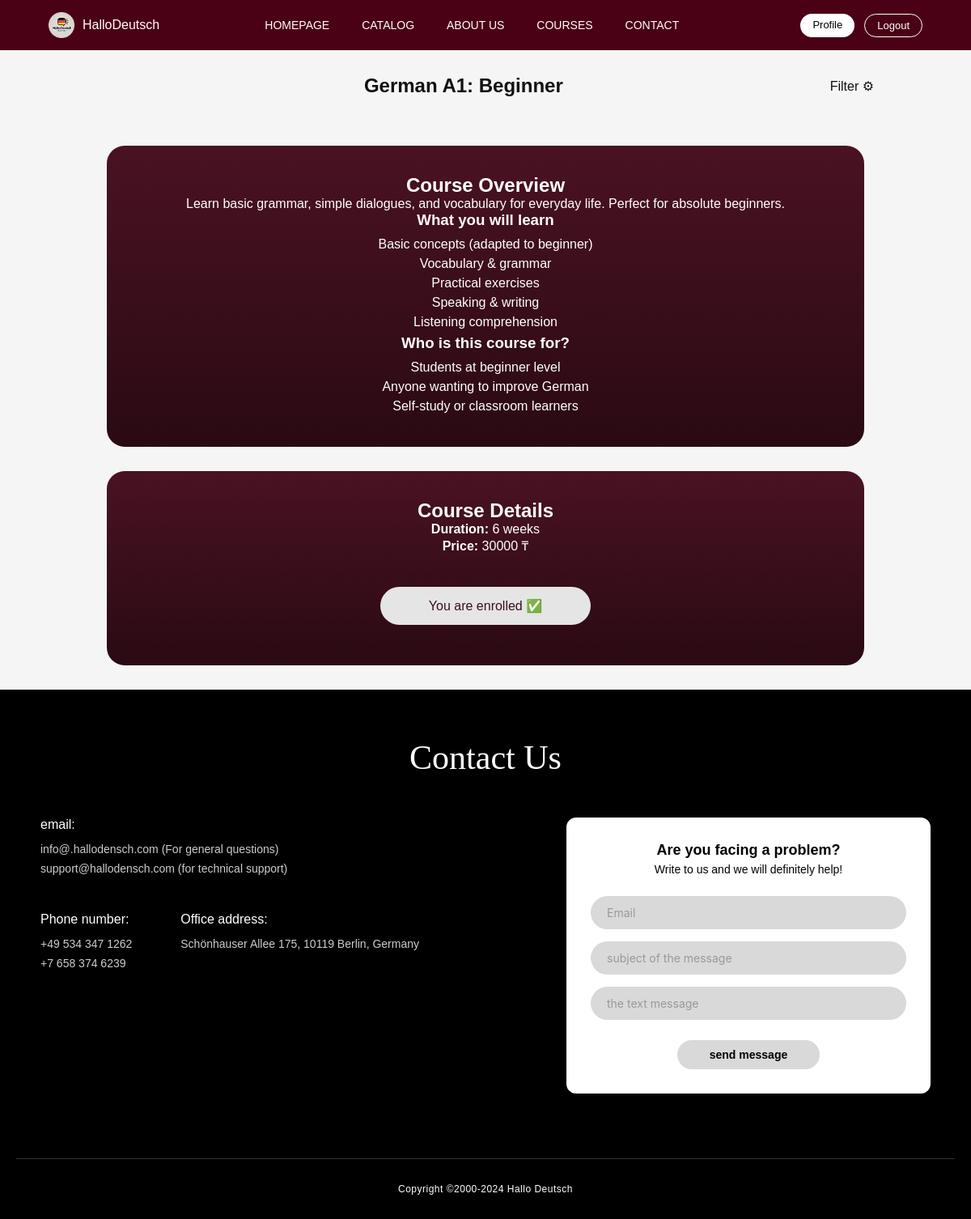
Page /course/1/ (signed in) on the committed database.
### girls/models.py (models this page shows, shortened)
class Course(models.Model):
    LEVEL_CHOICES = [
        ('beginner', 'Beginner'),
        ('elementary', 'Elementary'),
        ('intermediate', 'Intermediate'),
        ('advanced', 'Advanced'),
    ]
    title = models.CharField(max_length=200)
    slug = models.SlugField(max_length=220, unique=True)
    short_description = models.CharField(max_length=255, blank=True)
    description = models.TextField(blank=True)
    price = models.PositiveIntegerField(default=0)  # store in smallest currency unit or whole tugrik
    duration = models.CharField(max_length=100, blank=True)
    level = models.CharField(max_length=20, choices=LEVEL_CHOICES, default='beginner')
    image = models.ImageField(upload_to='courses/', blank=True, null=True)
    is_published = models.BooleanField(default=True)
    created_at = models.DateTimeField(auto_now_add=True)

### girls/views.py (the view)
# urls.py: path('course/<int:course_id>/', views.coursepage, name='coursepage'),
@login_required
def coursepage(request, course_id):
    course = get_object_or_404(Course, id=course_id, is_published=True)
    enrollment = Enrollment.objects.filter(
        user=request.user,
        course=course
    ).first()
    return render(request, 'girls/coursepage.html', {
        'course': course,
        'enrollment': enrollment
    })

### girls/templates/girls/coursepage.html (shortened to what this page needs)
{% extends 'girls/base.html' %}
{% load static %}
{% block css %}
<link rel="stylesheet" href="{% static 'girls/css/coursepage.css' %}">
{% endblock %}
{% block content %}
<section class="page-title">
  <h1>{{ course.title }}</h1>
  <span class="filter">Filter ⚙</span>
</section>
<section class="card">
  <h2>Course Overview</h2>
  <p>{{ course.description }}</p>
  <h3>What you will learn</h3>
  <ul>
    <li>Basic concepts (adapted to {{ course.level }})</li>
    <li>Vocabulary & grammar</li>
    <li>Practical exercises</li>
    <li>Speaking & writing</li>
    <li>Listening comprehension</li>
  </ul>
  <h3>Who is this course for?</h3>
  <ul>
    <li>Students at {{ course.level }} level</li>
    <li>Anyone wanting to improve German</li>
    <li>Self-study or classroom learners</li>
  </ul>
</section>
<section class="card center">
  <h2>Course Details</h2>
  <p><strong>Duration:</strong> {{ course.duration }}</p>
  <p><strong>Price:</strong> {{ course.price }} ₸</p>
  {% if enrollment %}
      <button class="join-btn enrolled" disabled>
          You are enrolled ✅
      </button>
  {% else %}
      <a href="{% url 'girls:enroll_course' course.id %}" class="join-btn">
          Join Now
      </a>
  {% endif %}
</section>
{% endblock %}

### girls/static/girls/css/homepage.css (style rules this page uses)
:root { --primary: #370617; --dark: #2a0b12; --light: #ffffff; --gray: #f2f2f2; --font-title: 'Playfair Display', serif; --font-main: 'Inter', sans-serif; --font-decorative: 'Italiana', serif; }
body { font-family: var(--font-main); color: #111; background: var(--light); }

### girls/static/girls/css/coursepage.css (style rules this page uses)
* { margin: 0; padding: 0; box-sizing: border-box; font-family: Arial, sans-serif; }
body { background: #f5f5f5; }
.page-title { display: flex; justify-content: space-between; align-items: center; padding: 30px 10%; }
.page-title h1 { margin: auto; }
.card { background: linear-gradient(#4a1222, #2a0a13); color: #fff; border-radius: 22px; width: 78%; margin: 30px auto; padding: 35px; text-align: center; }
.card ul { list-style: none; margin-top: 10px; }
.card li { margin-bottom: 6px; }
.join-btn { margin-top: 25px; padding: 14px 80px; background: #e5e5e5; color: #3b0f1c; border: none; border-radius: 30px; cursor: pointer; }
.card.center { display: flex; flex-direction: column; align-items: center; text-align: center; padding: 35px 35px 50px 35px; }
.join-btn { margin-top: 40px; padding: 14px 60px; font-size: 16px; }

### rows in the picture
Course: title "German A1: Beginner", description "Learn basic grammar, simple dialogues, and vocabulary for everyday life. Perfect for absolute beginners.", level "beginner", duration "6 weeks", price "30000"
